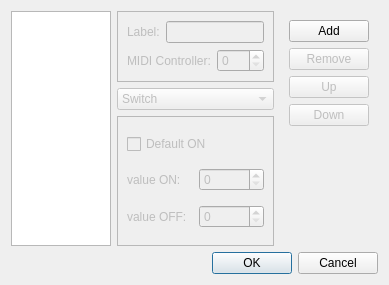
<?xml version="1.0" encoding="UTF-8"?>
<ui version="4.0">
 <comment>
    MIDI Virtual Piano Keyboard
    Copyright (C) 2008-2011, Pedro Lopez-Cabanillas

    This program is free software; you can redistribute it and/or modify
    it under the terms of the GNU General Public License as published by
    the Free Software Foundation; either version 3 of the License, or
    (at your option) any later version.

    This program is distributed in the hope that it will be useful,
    but WITHOUT ANY WARRANTY; without even the implied warranty of
    MERCHANTABILITY or FITNESS FOR A PARTICULAR PURPOSE.  See the
    GNU General Public License for more details.

    You should have received a copy of the GNU General Public License along
    with this program; If not, see http://www.gnu.org/licenses/
 </comment>
 <class>DialogExtraControls</class>
 <widget class="QDialog" name="DialogExtraControls">
  <property name="geometry">
   <rect>
    <x>0</x>
    <y>0</y>
    <width>376</width>
    <height>267</height>
   </rect>
  </property>
  <property name="windowTitle">
   <string>Extra Controls Editor</string>
  </property>
  <layout class="QGridLayout" name="gridLayout_6">
   <item row="0" column="0" rowspan="3">
    <widget class="QListWidget" name="extraList">
     <property name="minimumSize">
      <size>
       <width>100</width>
       <height>0</height>
      </size>
     </property>
    </widget>
   </item>
   <item row="0" column="1">
    <widget class="QFrame" name="commonFrame">
     <property name="enabled">
      <bool>false</bool>
     </property>
     <property name="frameShape">
      <enum>QFrame::StyledPanel</enum>
     </property>
     <property name="frameShadow">
      <enum>QFrame::Raised</enum>
     </property>
     <layout class="QGridLayout" name="gridLayout_3">
      <item row="0" column="0">
       <widget class="QLabel" name="lblLabel">
        <property name="text">
         <string>Label:</string>
        </property>
        <property name="buddy">
         <cstring>txtLabel</cstring>
        </property>
       </widget>
      </item>
      <item row="0" column="1" colspan="2">
       <widget class="QLineEdit" name="txtLabel"/>
      </item>
      <item row="1" column="0" colspan="2">
       <widget class="QLabel" name="lblController">
        <property name="text">
         <string>MIDI Controller:</string>
        </property>
        <property name="buddy">
         <cstring>spinController</cstring>
        </property>
       </widget>
      </item>
      <item row="1" column="2">
       <widget class="QSpinBox" name="spinController">
        <property name="maximum">
         <number>127</number>
        </property>
       </widget>
      </item>
     </layout>
    </widget>
   </item>
   <item row="0" column="2" rowspan="3">
    <widget class="QFrame" name="frameButtons">
     <property name="frameShape">
      <enum>QFrame::NoFrame</enum>
     </property>
     <layout class="QVBoxLayout" name="verticalLayout">
      <item>
       <widget class="QPushButton" name="btnAdd">
        <property name="text">
         <string>Add</string>
        </property>
        <property name="icon">
         <iconset resource="../data/vmpk.qrc">
          <normaloff>:/vpiano/list-add.svg</normaloff>:/vpiano/list-add.svg</iconset>
        </property>
       </widget>
      </item>
      <item>
       <widget class="QPushButton" name="btnRemove">
        <property name="enabled">
         <bool>false</bool>
        </property>
        <property name="text">
         <string>Remove</string>
        </property>
        <property name="icon">
         <iconset resource="../data/vmpk.qrc">
          <normaloff>:/vpiano/list-remove.svg</normaloff>:/vpiano/list-remove.svg</iconset>
        </property>
       </widget>
      </item>
      <item>
       <widget class="QPushButton" name="btnUp">
        <property name="enabled">
         <bool>false</bool>
        </property>
        <property name="text">
         <string>Up</string>
        </property>
       </widget>
      </item>
      <item>
       <widget class="QPushButton" name="btnDown">
        <property name="enabled">
         <bool>false</bool>
        </property>
        <property name="text">
         <string>Down</string>
        </property>
       </widget>
      </item>
      <item>
       <spacer name="verticalSpacer">
        <property name="orientation">
         <enum>Qt::Vertical</enum>
        </property>
        <property name="sizeHint" stdset="0">
         <size>
          <width>20</width>
          <height>40</height>
         </size>
        </property>
       </spacer>
      </item>
     </layout>
    </widget>
   </item>
   <item row="1" column="1">
    <widget class="QComboBox" name="cboControlType">
     <property name="enabled">
      <bool>false</bool>
     </property>
     <item>
      <property name="text">
       <string>Switch</string>
      </property>
     </item>
     <item>
      <property name="text">
       <string>Knob</string>
      </property>
     </item>
     <item>
      <property name="text">
       <string>Spin box</string>
      </property>
     </item>
     <item>
      <property name="text">
       <string>Slider</string>
      </property>
     </item>
     <item>
      <property name="text">
       <string>Button Ctl</string>
      </property>
     </item>
     <item>
      <property name="text">
       <string>Button SysEx</string>
      </property>
     </item>
    </widget>
   </item>
   <item row="2" column="1">
    <widget class="QStackedWidget" name="stackedPanel">
     <property name="enabled">
      <bool>false</bool>
     </property>
     <property name="frameShape">
      <enum>QFrame::StyledPanel</enum>
     </property>
     <property name="frameShadow">
      <enum>QFrame::Raised</enum>
     </property>
     <property name="currentIndex">
      <number>0</number>
     </property>
     <widget class="QWidget" name="pageSwitch">
      <layout class="QGridLayout" name="gridLayout_2">
       <item row="0" column="0" colspan="2">
        <widget class="QCheckBox" name="chkSwitchDefOn">
         <property name="text">
          <string>Default ON</string>
         </property>
        </widget>
       </item>
       <item row="1" column="0">
        <widget class="QLabel" name="lblvalueOn">
         <property name="text">
          <string>value ON:</string>
         </property>
         <property name="buddy">
          <cstring>spinValueOn</cstring>
         </property>
        </widget>
       </item>
       <item row="1" column="1">
        <widget class="QSpinBox" name="spinValueOn">
         <property name="maximum">
          <number>127</number>
         </property>
        </widget>
       </item>
       <item row="2" column="0">
        <widget class="QLabel" name="lblValueOff">
         <property name="text">
          <string>value OFF:</string>
         </property>
         <property name="buddy">
          <cstring>spinValueOff</cstring>
         </property>
        </widget>
       </item>
       <item row="2" column="1">
        <widget class="QSpinBox" name="spinValueOff">
         <property name="maximum">
          <number>127</number>
         </property>
        </widget>
       </item>
      </layout>
     </widget>
     <widget class="QWidget" name="pageKnob">
      <layout class="QGridLayout" name="gridLayout">
       <item row="0" column="0">
        <widget class="QLabel" name="lblKnobMin">
         <property name="text">
          <string>Min. value:</string>
         </property>
         <property name="buddy">
          <cstring>spinKnobMin</cstring>
         </property>
        </widget>
       </item>
       <item row="0" column="1">
        <widget class="QSpinBox" name="spinKnobMin">
         <property name="maximum">
          <number>127</number>
         </property>
        </widget>
       </item>
       <item row="1" column="0">
        <widget class="QLabel" name="lblKnobMax">
         <property name="text">
          <string>Max. value:</string>
         </property>
         <property name="buddy">
          <cstring>spinKnobMax</cstring>
         </property>
        </widget>
       </item>
       <item row="1" column="1">
        <widget class="QSpinBox" name="spinKnobMax">
         <property name="maximum">
          <number>127</number>
         </property>
        </widget>
       </item>
       <item row="2" column="0">
        <widget class="QLabel" name="labelKnobDef">
         <property name="text">
          <string>Default value:</string>
         </property>
         <property name="buddy">
          <cstring>spinKnobDef</cstring>
         </property>
        </widget>
       </item>
       <item row="2" column="1">
        <widget class="QSpinBox" name="spinKnobDef">
         <property name="maximum">
          <number>127</number>
         </property>
        </widget>
       </item>
      </layout>
     </widget>
     <widget class="QWidget" name="pageSpinbox">
      <layout class="QGridLayout" name="gridLayout_4">
       <item row="0" column="0">
        <widget class="QLabel" name="lblSpinMin">
         <property name="text">
          <string>Min. value:</string>
         </property>
         <property name="buddy">
          <cstring>spinSpinMin</cstring>
         </property>
        </widget>
       </item>
       <item row="0" column="1">
        <widget class="QSpinBox" name="spinSpinMin">
         <property name="maximum">
          <number>127</number>
         </property>
        </widget>
       </item>
       <item row="1" column="0">
        <widget class="QLabel" name="lblSpinMax">
         <property name="text">
          <string>Max. value:</string>
         </property>
         <property name="buddy">
          <cstring>spinSpinMax</cstring>
         </property>
        </widget>
       </item>
       <item row="1" column="1">
        <widget class="QSpinBox" name="spinSpinMax">
         <property name="maximum">
          <number>127</number>
         </property>
        </widget>
       </item>
       <item row="2" column="0">
        <widget class="QLabel" name="lblSpinDef">
         <property name="text">
          <string>Default value:</string>
         </property>
         <property name="buddy">
          <cstring>spinSpinDef</cstring>
         </property>
        </widget>
       </item>
       <item row="2" column="1">
        <widget class="QSpinBox" name="spinSpinDef">
         <property name="maximum">
          <number>127</number>
         </property>
        </widget>
       </item>
      </layout>
     </widget>
     <widget class="QWidget" name="pageSlider">
      <layout class="QGridLayout" name="gridLayout_5">
       <item row="0" column="0">
        <widget class="QLabel" name="lblSliderSize">
         <property name="text">
          <string>Display size:</string>
         </property>
         <property name="buddy">
          <cstring>spinSliderSize</cstring>
         </property>
        </widget>
       </item>
       <item row="0" column="1">
        <widget class="QSpinBox" name="spinSliderSize">
         <property name="maximum">
          <number>9999</number>
         </property>
        </widget>
       </item>
       <item row="1" column="0">
        <widget class="QLabel" name="lblSliderMin">
         <property name="text">
          <string>Min. value:</string>
         </property>
         <property name="buddy">
          <cstring>spinSliderMin</cstring>
         </property>
        </widget>
       </item>
       <item row="1" column="1">
        <widget class="QSpinBox" name="spinSliderMin">
         <property name="maximum">
          <number>127</number>
         </property>
        </widget>
       </item>
       <item row="2" column="0">
        <widget class="QLabel" name="lblSliderMax">
         <property name="text">
          <string>Max. value:</string>
         </property>
         <property name="buddy">
          <cstring>spinSliderMax</cstring>
         </property>
        </widget>
       </item>
       <item row="2" column="1">
        <widget class="QSpinBox" name="spinSliderMax">
         <property name="maximum">
          <number>127</number>
         </property>
        </widget>
       </item>
       <item row="3" column="0">
        <widget class="QLabel" name="lblSliderDef">
         <property name="text">
          <string>Default value:</string>
         </property>
         <property name="buddy">
          <cstring>spinSliderDef</cstring>
         </property>
        </widget>
       </item>
       <item row="3" column="1">
        <widget class="QSpinBox" name="spinSliderDef">
         <property name="maximum">
          <number>127</number>
         </property>
        </widget>
       </item>
      </layout>
     </widget>
     <widget class="QWidget" name="pageButtonCtl">
      <layout class="QGridLayout" name="gridLayout_7">
       <item row="0" column="0">
        <widget class="QLabel" name="lblvalue">
         <property name="text">
          <string>value:</string>
         </property>
         <property name="buddy">
          <cstring>spinValueOn</cstring>
         </property>
        </widget>
       </item>
       <item row="0" column="1">
        <widget class="QSpinBox" name="spinValue">
         <property name="maximum">
          <number>127</number>
         </property>
        </widget>
       </item>
       <item row="1" column="0">
        <spacer name="verticalSpacer_3">
         <property name="orientation">
          <enum>Qt::Vertical</enum>
         </property>
         <property name="sizeHint" stdset="0">
          <size>
           <width>20</width>
           <height>40</height>
          </size>
         </property>
        </spacer>
       </item>
      </layout>
     </widget>
     <widget class="QWidget" name="pageButtonSyx">
      <layout class="QGridLayout" name="gridLayout_8">
       <item row="0" column="0">
        <widget class="QLabel" name="lblFileName">
         <property name="text">
          <string>File name:</string>
         </property>
         <property name="alignment">
          <set>Qt::AlignBottom|Qt::AlignLeading|Qt::AlignLeft</set>
         </property>
        </widget>
       </item>
       <item row="1" column="0">
        <widget class="QLineEdit" name="edtFileSyx">
         <property name="readOnly">
          <bool>true</bool>
         </property>
        </widget>
       </item>
       <item row="1" column="1">
        <widget class="QToolButton" name="btnFileSyx">
         <property name="text">
          <string>...</string>
         </property>
        </widget>
       </item>
       <item row="2" column="0">
        <spacer name="verticalSpacer_2">
         <property name="orientation">
          <enum>Qt::Vertical</enum>
         </property>
         <property name="sizeHint" stdset="0">
          <size>
           <width>20</width>
           <height>40</height>
          </size>
         </property>
        </spacer>
       </item>
      </layout>
     </widget>
    </widget>
   </item>
   <item row="3" column="0" colspan="3">
    <widget class="QDialogButtonBox" name="buttonBox">
     <property name="orientation">
      <enum>Qt::Horizontal</enum>
     </property>
     <property name="standardButtons">
      <set>QDialogButtonBox::Cancel|QDialogButtonBox::Ok</set>
     </property>
    </widget>
   </item>
  </layout>
 </widget>
 <tabstops>
  <tabstop>extraList</tabstop>
  <tabstop>txtLabel</tabstop>
  <tabstop>spinController</tabstop>
  <tabstop>chkSwitchDefOn</tabstop>
  <tabstop>spinValueOn</tabstop>
  <tabstop>spinValueOff</tabstop>
  <tabstop>spinKnobMin</tabstop>
  <tabstop>spinKnobMax</tabstop>
  <tabstop>spinKnobDef</tabstop>
  <tabstop>spinSpinMin</tabstop>
  <tabstop>spinSpinMax</tabstop>
  <tabstop>spinSpinDef</tabstop>
  <tabstop>spinSliderSize</tabstop>
  <tabstop>spinSliderMin</tabstop>
  <tabstop>spinSliderMax</tabstop>
  <tabstop>spinSliderDef</tabstop>
  <tabstop>btnAdd</tabstop>
  <tabstop>btnRemove</tabstop>
  <tabstop>btnUp</tabstop>
  <tabstop>btnDown</tabstop>
  <tabstop>buttonBox</tabstop>
 </tabstops>
 <resources>
  <include location="../data/vmpk.qrc"/>
 </resources>
 <connections>
  <connection>
   <sender>buttonBox</sender>
   <signal>accepted()</signal>
   <receiver>DialogExtraControls</receiver>
   <slot>accept()</slot>
   <hints>
    <hint type="sourcelabel">
     <x>254</x>
     <y>298</y>
    </hint>
    <hint type="destinationlabel">
     <x>157</x>
     <y>274</y>
    </hint>
   </hints>
  </connection>
  <connection>
   <sender>buttonBox</sender>
   <signal>rejected()</signal>
   <receiver>DialogExtraControls</receiver>
   <slot>reject()</slot>
   <hints>
    <hint type="sourcelabel">
     <x>322</x>
     <y>298</y>
    </hint>
    <hint type="destinationlabel">
     <x>286</x>
     <y>274</y>
    </hint>
   </hints>
  </connection>
  <connection>
   <sender>cboControlType</sender>
   <signal>currentIndexChanged(int)</signal>
   <receiver>stackedPanel</receiver>
   <slot>setCurrentIndex(int)</slot>
   <hints>
    <hint type="sourcelabel">
     <x>231</x>
     <y>89</y>
    </hint>
    <hint type="destinationlabel">
     <x>273</x>
     <y>113</y>
    </hint>
   </hints>
  </connection>
  <connection>
   <sender>stackedPanel</sender>
   <signal>currentChanged(int)</signal>
   <receiver>cboControlType</receiver>
   <slot>setCurrentIndex(int)</slot>
   <hints>
    <hint type="sourcelabel">
     <x>134</x>
     <y>111</y>
    </hint>
    <hint type="destinationlabel">
     <x>164</x>
     <y>89</y>
    </hint>
   </hints>
  </connection>
 </connections>
</ui>
